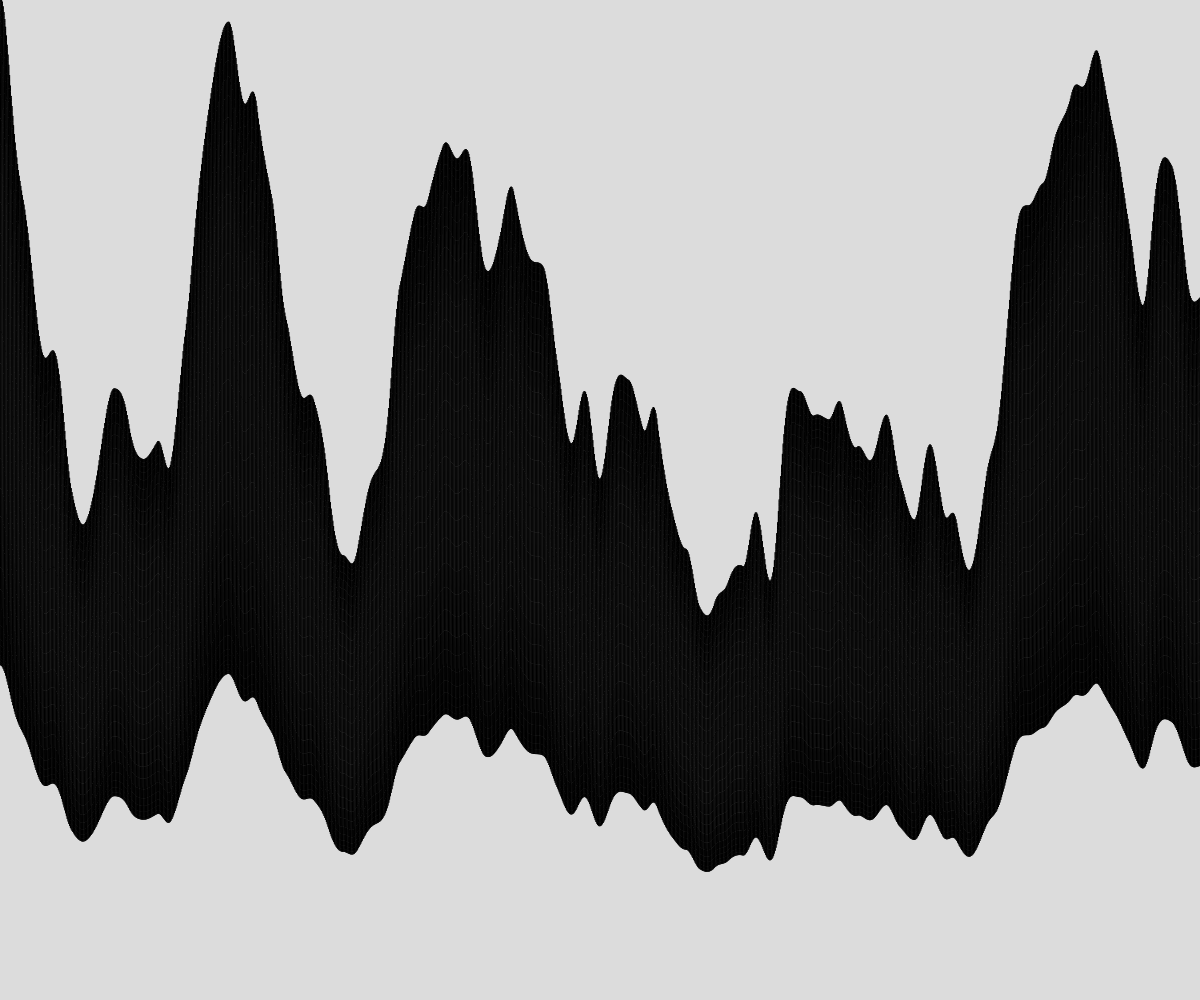
Frame 1 (no input)
Frame 60 (no input): identical to frame 1, image omitted
Frame 120 (the mouse pressed at the canvas centre since frame 60): identical to frame 1, image omitted

The p5.js sketch that drew this single still picture (run headless with seeded random() and noise() and a simulated clock; from frame 60 on, the mouse is pressed at the canvas centre):

// p5.js sketch
// ── sketch.js
// Arrays and Object Notation Assignment
// Evalina Maille
// 10/08/2024
//
// Extra for Experts:
// - describe what you did to take this project "above and beyond"
let someEllipse;
let ground = [];
const NUMBER_OF_ELLIPSES = 1500;

function setup() {
  createCanvas(windowWidth, windowHeight);
  let aWidth = width/NUMBER_OF_ELLIPSES;
  generateGround(aWidth);
}

function draw() {
  background(220);

  for (let someEllipse of ground){
    ellipse(someEllipse.x, someEllipse.y, someEllipse.w, someEllipse.h);

  }
}


function generateGround(howWide){
  let time = 0;
  let deltaTime = 0.007;
  for (let x = 0; x<width; x+= howWide){
    let someHeight = noise(time)*height;
    let someEllipse = spawnEllipse(x, someHeight, howWide);
    ground.push(someEllipse);
    time+= deltaTime;
  }
}

function spawnEllipse(leftAt, theHeight, theWidth){
  let theEllipse = {
    x: leftAt,
    y: height - theHeight,
    w: theWidth,
    h: theHeight,
  };
  return theEllipse;
}
